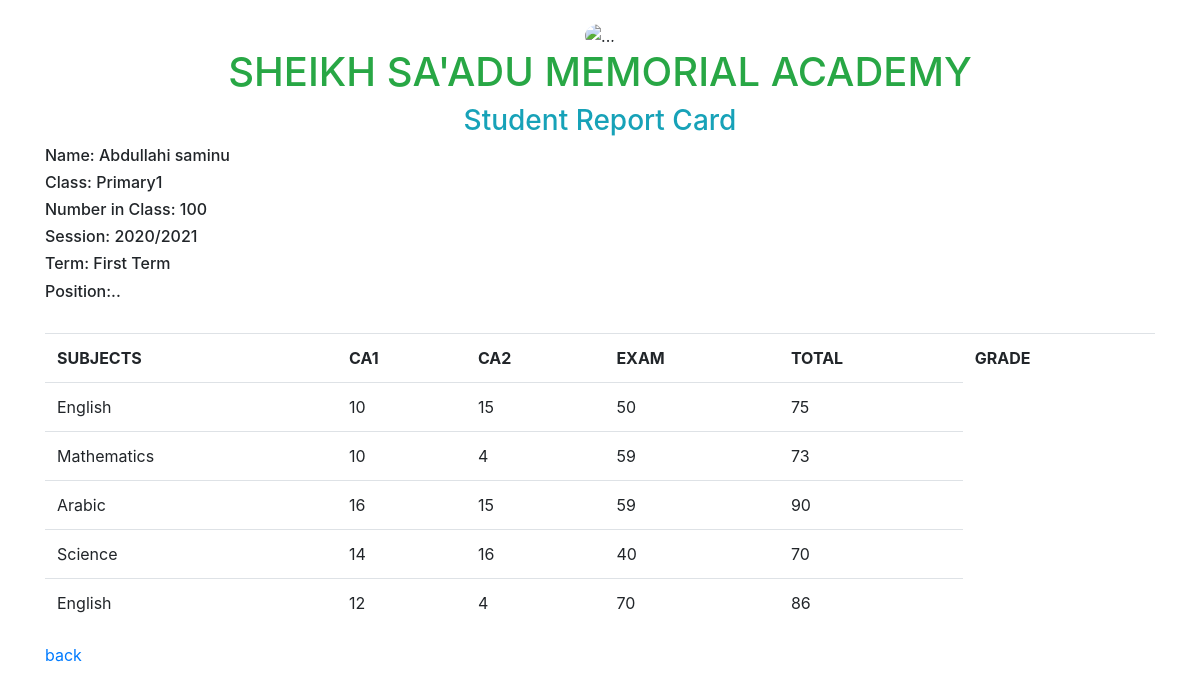
Screenshot of /report/1 (signed in) with the database file from the repository.
### registeration/models.py (models this page shows, shortened)
class ScoreSheet(models.Model):
    session = models.ForeignKey(Session, on_delete=models.CASCADE)
    term = models.ForeignKey(Term, on_delete=models.CASCADE)
    student = models.ForeignKey(Student, on_delete=models.CASCADE)
    student_class = models.ForeignKey(StudentClass, on_delete=models.CASCADE)
    Subject = models.ForeignKey(Subject, on_delete=models.CASCADE)
    ca1 = models.IntegerField(default=0)
    ca2 = models.IntegerField(default=0)
    exam = models.IntegerField(default=0)
    def total(self):
        return self.ca1 + self.ca2 + self.exam

class Student(models.Model):
    first_name = models.CharField(max_length=100)
    last_name = models.CharField(max_length=100)
    other_name = models.CharField(max_length=100, blank=True, null=True)
    date_of_birth = models.DateField()
    place_of_birth = models.CharField(max_length=200)
    sex = models.ForeignKey(Gender, on_delete=models.CASCADE)
    home_town = models.CharField(max_length=20)
    local_government = models.ForeignKey(LocalGovernment, on_delete=models.CASCADE)
    state_of_origin = models.ForeignKey(State, on_delete=models.CASCADE)
    nationality = models.CharField(max_length=50)
    religion = models.CharField(max_length=20)
    previous_school_if_any = models.CharField(max_length=20, blank=True, null=True)
    section = models.ForeignKey(Section, on_delete=models.CASCADE)
    session = models.ForeignKey(Session, on_delete=models.CASCADE)
    term = models.ForeignKey(Term, on_delete=models.CASCADE)
    student_class = models.ForeignKey(StudentClass, on_delete=models.CASCADE)
    father_Guardian_name = models.CharField(max_length=100)
    contact_address = models.CharField(max_length=255)
    occupation = models.CharField(max_length=50)
    phone = models.CharField(max_length=15)
    mother_phone = models.CharField(max_length=15)
    email = models.CharField(max_length=100)

class StudentClass(models.Model):
    name = models.CharField(max_length=20)

class Session(models.Model):
    name = models.CharField(max_length=20)
    is_current = models.BooleanField(default=False, blank=True, null=True)

class Term(models.Model):
    name = models.CharField(max_length=20)
    is_current = models.BooleanField(default=False, blank=True, null=True)

class Subject(models.Model):
    name = models.CharField(max_length=100)
    def __str__(self):
        return self.name

### registeration/views.py (the view)
# urls.py: path('report/<str:pk>', views.report, name='report'),
@login_required(login_url='login')
def report(request, pk):
    my_student = Student.objects.get(id=pk)
    report_card = ScoreSheet.objects.filter(student__id = pk).first()
    subjects = my_student.scoresheet_set.all()
    context = {
        'report_card':report_card,
        'subjects':subjects,
    }
    return render(request, 'report.html', context)

### registeration/templates/report.html (shortened to what this page needs)
{% load static%}
<!DOCTYPE html>
<html lang="en">
<head>
    <link rel="stylesheet" href="{% static 'css/bootstrap.min.css' %}">
    <link rel="stylesheet" href="{% static 'css/style.css' %}">
</head>
<body>
    <div class="container">
        <center>
            <img src="r.jpeg" alt="..." width="100px" class="rounded-circle mt-4">
            <h1 class="text-success">SHEIKH SA'ADU MEMORIAL ACADEMY</h1>
            <h3 class="text-info text-bg-warning">Student Report Card</h3>
            <div class="row mg-top-10">
                <div class="col">
                    <h6 class="text-left">Name: {{report_card.student.first_name}} {{report_card.student.last_name}}</h6>
                    <h6 class="text-left">Class: {{report_card.student_class.name}}</h6>
                    <h6 class="text-left">Number in Class: 100</h6>
                </div>
                <div class="col">
                    <h6 class="text-left">Session: {{report_card.session.name}}</h6>
                    <h6 class="text-left">Term: {{report_card.term.name}}</h6>
                    <h6 class="text-left">Position:..</h6>
                </div>
            </div>
            <div class="table-responsive-lg mt-4">
                <table class="table">
                  <tr>
                      <th>SUBJECTS</th>
                      <th>CA1</th>
                      <th>CA2</th>
                      <th>EXAM</th>
                      <th>TOTAL</th>
                      <th>GRADE</th>
                  </tr>
                  {% for s in subjects %}
                  <tr>
                      <td>{{s.Subject}}</td>
                      <td>{{s.ca1}}</td>
                      <td>{{s.ca2}}</td>
                      <td>{{s.exam}}</td>
                      <td>{{s.total}}</td>
                  </tr>
              {% endfor %}
                </table>
              </div>
        </center>
        <a href="{% url 'dashboard' %}">back</a>
    </div>
</body>
</html>

### staticfiles/css/style.css (style rules this page uses)
.row { display: flex; flex-direction: column; }

### rows the page displays
ScoreSheet: student.first_name "Abdullahi", student.last_name "saminu", student_class.name "Primary1", session.name "2020/2021", term.name "First Term", Subject "English", ca1 "10", ca2 "15", exam "50", total "75"
ScoreSheet: Subject "Mathematics", ca1 "10", ca2 "4", exam "59", total "73"
ScoreSheet: Subject "Arabic", ca1 "16", ca2 "15", exam "59", total "90"
ScoreSheet: Subject "Science", ca1 "14", ca2 "16", exam "40", total "70"
ScoreSheet: Subject "English", ca1 "12", ca2 "4", exam "70", total "86"
